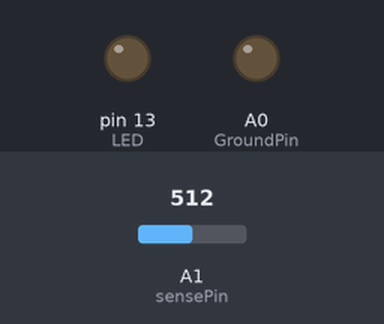
Bench run of a sketch on a simulated Arduino Uno, built with avr-gcc and run on an emulated ATmega328P. On the bench: output pins drawn as LEDs (lit = HIGH). The test bench sets the inputs (shaded band); at power-on: A1 (sensePin) = 512.

Above: at 1.2 s.
1.3 s: A1 (sensePin) set to 522
At 1.7 s:
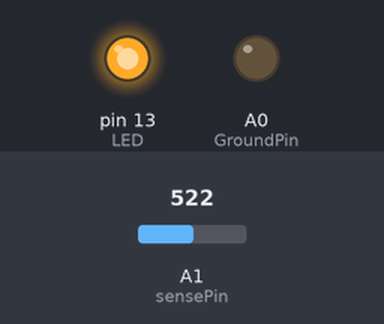
2.8 s: A1 (sensePin) set to 511
At 4.0 s:
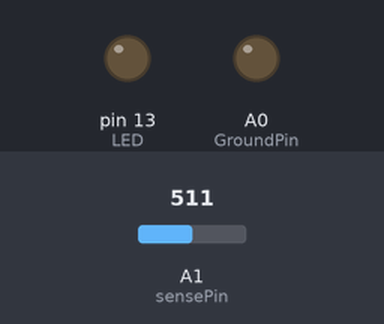
4.3 s: A1 (sensePin) set to 716
At 5.2 s:
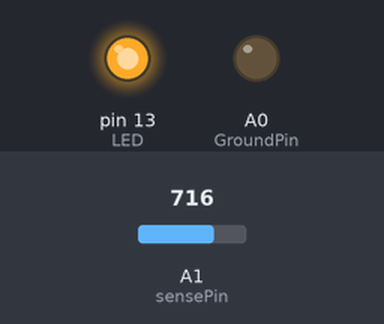
Timing chart, 0 to 7.3 s (numbered marks = the images above; inputs shaded):
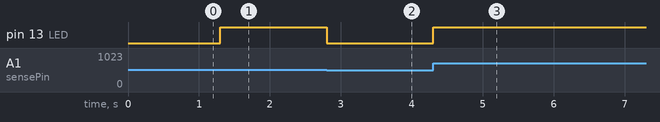

Measured:
- the behaviour switches between 512 and 513 on A1 (sensePin) (found by bisection; images 0 and 1)
- after the input at 1.3 s, pin 13 (LED): LOW → HIGH at once
- after the input at 2.8 s, pin 13 (LED): HIGH → LOW at once
- after the input at 4.3 s, pin 13 (LED): LOW → HIGH at once

The sketch:

piezo.ino
```cpp
int GroundPin= A0;
int sensePin= 1;
int LED=13;

int normalReading= 0;
int threshold= 0;

int calibrate()
{
int n= 5;
long total=0;
for (int i=0; i<n;i++)
 {
total= total + analogRead(sensePin);
delay(10);
}
return total/n;
}

void setup()
{
pinMode(GroundPin, OUTPUT);
digitalWrite(GroundPin, LOW);
pinMode(LED, OUTPUT);
normalReading= calibrate();
}

void loop()
{
int reading= analogRead(sensePin);
if (reading > normalReading + threshold)
{
  digitalWrite(LED, HIGH);
}
else
{
  digitalWrite(LED, LOW);
}
}
```
